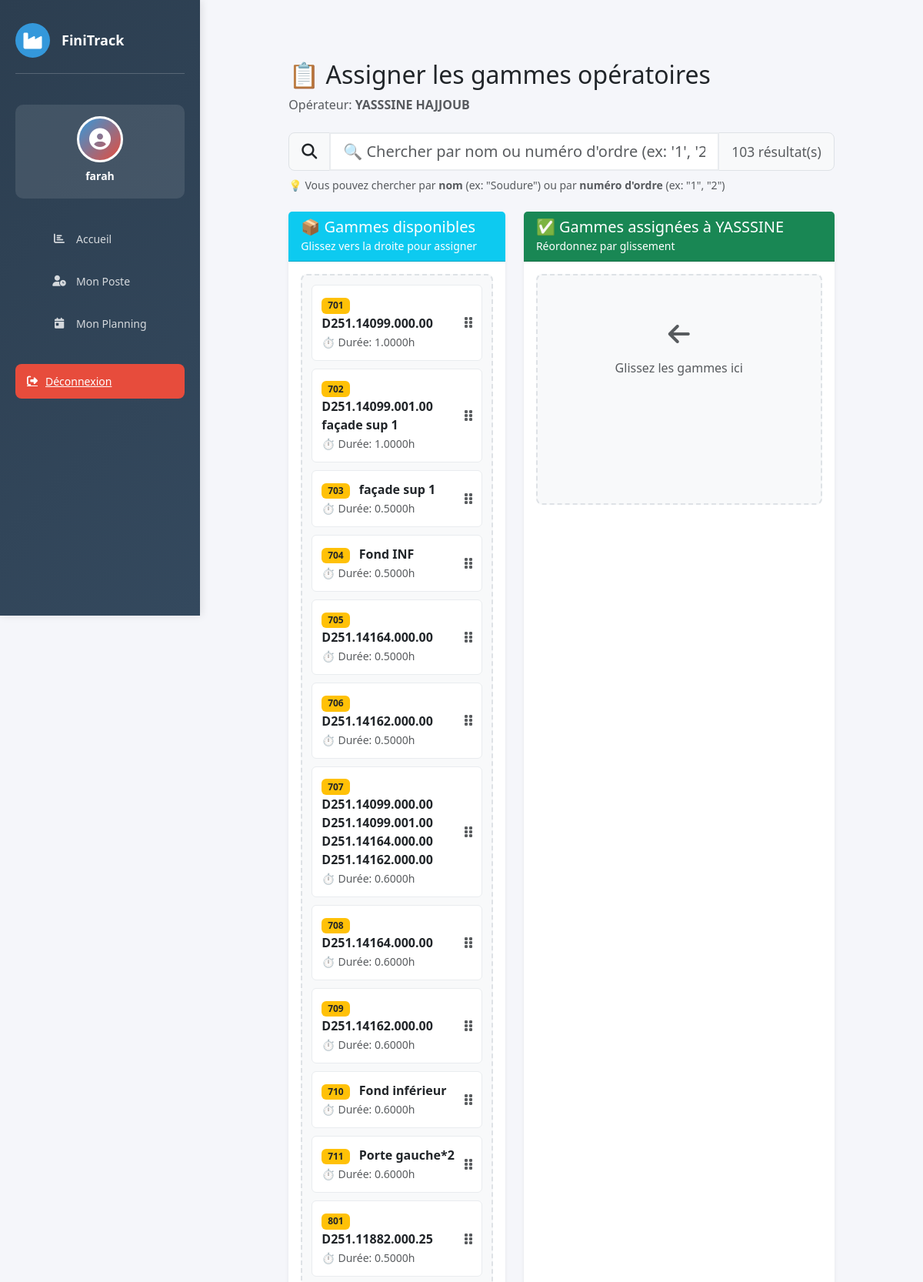
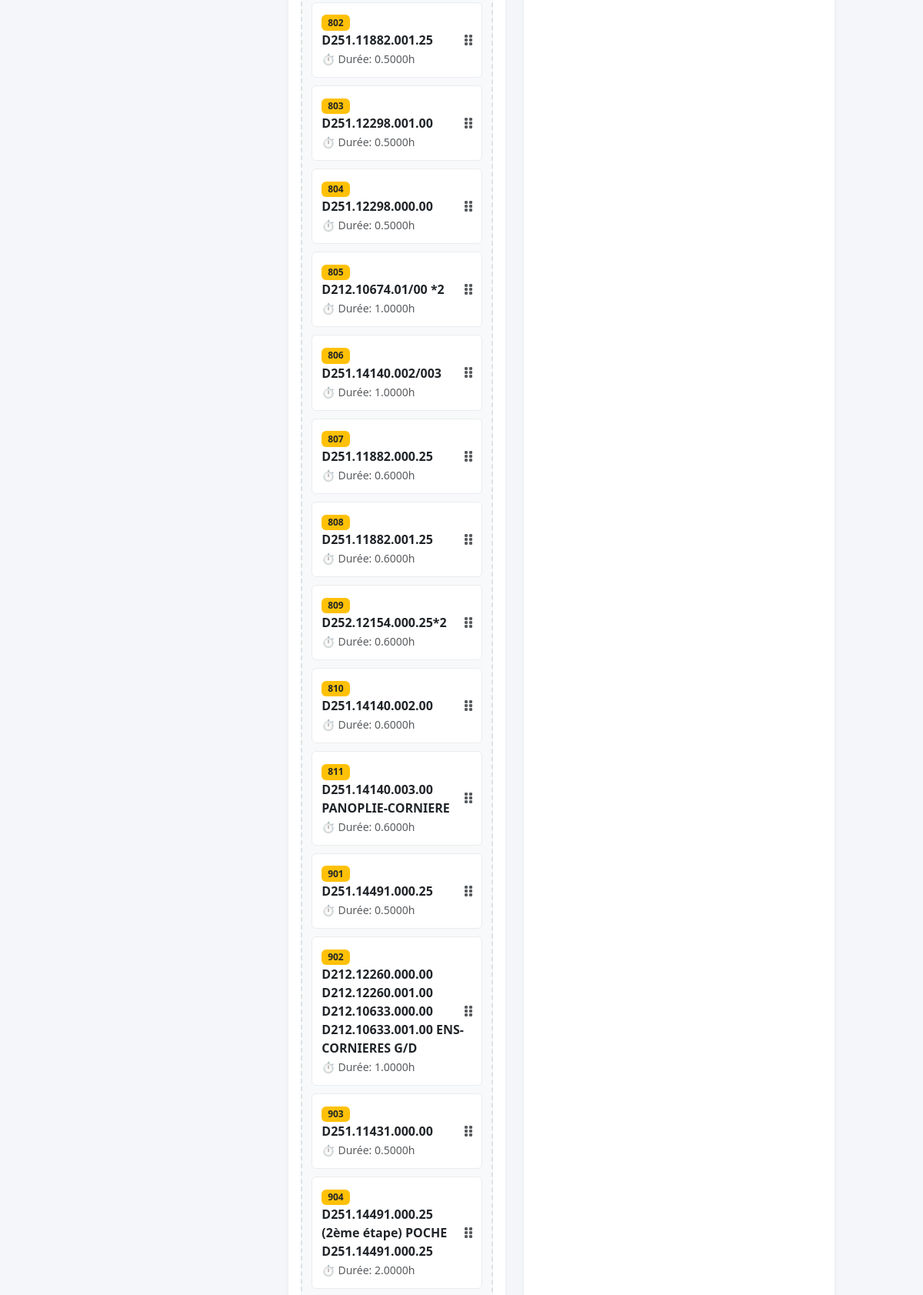
The page /planning/operateur/20/assigner-gammes/ (signed in, upper part) on the database its author committed (2 pictures, top to bottom).
### website/models.py (models this page shows, shortened)
class Operateur(models.Model):
    SHIFT_CHOICES = [
        ('matin',      'Matin      (06h → 14h)'),
        ('normal',     'Normal     (08h → 17h)'),
        ('apres_midi', 'Après-midi (14h → 22h)'),
    ]
    nom    = models.CharField(max_length=100)
    prenom = models.CharField(max_length=100)
    poste  = models.IntegerField(null=True, blank=True)
    shift  = models.CharField(
        max_length=20,
        choices=SHIFT_CHOICES,
        default='normal',
        verbose_name="Type de shift"
    )
    user   = models.OneToOneField(
        User, null=True, blank=True,
        on_delete=models.SET_NULL,
        related_name='operateur_profil',
        verbose_name="Compte utilisateur"
    )
    photo_profil = models.ImageField(
    upload_to='operateurs/photos/',
    null=True,
    blank=True,
    verbose_name="Photo de profil"
)
    def __str__(self):
        return f"{self.prenom} {self.nom}"

class GammeOperation(models.Model):
    nom           = models.CharField(max_length=200)
    temps_alloue  = models.DecimalField(max_digits=7, decimal_places=4, help_text="Durée en heures (ex: 1.005)")
    ordre         = models.PositiveSmallIntegerField(help_text="Position dans la gamme")
    operateurs    = models.ManyToManyField(
        'Operateur',
        blank=True,
        related_name='gammes',
        verbose_name="Opérateurs assignés"
    )
    class Meta:
        ordering = ['ordre']

### website/views.py (the view, shortened to what this page needs)
# urls.py: path('planning/operateur/<int:operateur_id>/assigner-gammes/',views.assigner_gammes_operateur,name='assigner_gammes'),
@login_required(login_url='home')
def assigner_gammes_operateur(request, operateur_id):
    operateur = get_object_or_404(Operateur, id=operateur_id)
    gammes_assignees = operateur.gammes.all()
    gammes_disponibles = GammeOperation.objects.exclude(operateurs=operateur).order_by('ordre')
    context = {
        'operateur': operateur,
        'gammes_assignees': gammes_assignees,
        'gammes_disponibles': gammes_disponibles,
    }
    return render(request, 'planning/assigner_gammes_dragdrop.html', context)

### website/templates/planning/assigner_gammes_dragdrop.html (shortened to what this page needs)
{% extends 'base.html' %}
{% load static %}
{% block content %}
<div class="container mt-5">
  <div class="row">
    <div class="col-lg-10 mx-auto">
      <div class="mb-4">
        <h2>📋 Assigner les gammes opératoires</h2>
        <p class="text-muted">Opérateur: <strong>{{ operateur.prenom }} {{ operateur.nom }}</strong></p>
      </div>
      <div class="mb-4">
        <div class="input-group input-group-lg">
          <span class="input-group-text bg-light">
            <i class="fas fa-search"></i>
          </span>
          <input
            type="text"
            id="searchGamemes"
            class="form-control form-control-lg"
            placeholder="🔍 Chercher par nom ou numéro d'ordre (ex: '1', '2', 'Assemblage')..."
            autocomplete="off">
          <span class="input-group-text bg-light">
            <small id="resultCount" class="text-muted">0 résultat(s)</small>
          </span>
        </div>
        <small class="text-muted d-block mt-2">
          💡 Vous pouvez chercher par <strong>nom</strong> (ex: "Soudure") ou par <strong>numéro d'ordre</strong> (ex: "1", "2")
        </small>
      </div>
      <div class="row g-4">
        <div class="col-lg-5">
          <div class="card border-0 shadow-sm h-100">
            <div class="card-header bg-info text-white">
              <h5 class="mb-0">📦 Gammes disponibles</h5>
              <small>Glissez vers la droite pour assigner</small>
            </div>
            <div class="card-body">
              <div id="gammes-disponibles" class="gammes-list">
                {% for gamme in gammes_disponibles %}
                  <div class="gamme-item gamme-dispo"
                       draggable="true"
                       data-gamme-id="{{ gamme.id }}"
                       data-gamme-nom="{{ gamme.nom|lower }}"
                       data-gamme-ordre="{{ gamme.ordre }}">
                    <div class="d-flex justify-content-between align-items-center">
                      <div>
                        <strong>
                          <span class="badge bg-warning text-dark me-2">{{ gamme.ordre }}</span>
                          {{ gamme.nom }}
                        </strong><br>
                        <small class="text-muted">⏱️ Durée: {{ gamme.temps_alloue }}h</small>
                      </div>
                      <i class="fas fa-grip-vertical text-muted"></i>
                    </div>
                  </div>
                {% empty %}
                  <p class="text-muted text-center">✅ Toutes les gammes sont assignées!</p>
                {% endfor %}
              </div>
            </div>
          </div>
        </div>
        <div class="col-lg-7">
          <div class="card border-0 shadow-sm h-100">
            <div class="card-header bg-success text-white">
              <h5 class="mb-0">✅ Gammes assignées à {{ operateur.prenom }}</h5>
              <small>Réordonnez par glissement</small>
            </div>
            <div class="card-body">
              <div id="gammes-assignees" class="gammes-list gammes-assignees">
                {% for gamme in gammes_assignees %}
                  <div class="gamme-item gamme-assignee"
                       draggable="true"
                       data-gamme-id="{{ gamme.id }}"
                       data-gamme-nom="{{ gamme.nom|lower }}"
                       data-gamme-ordre="{{ gamme.ordre }}">
                    <div class="d-flex justify-content-between align-items-center">
                      <div>
                        <strong>
                          <span class="badge bg-success me-2">{{ gamme.ordre }}</span>
                          {{ gamme.nom }}
                        </strong><br>
                        <small class="text-muted">⏱️ Durée: {{ gamme.temps_alloue }}h</small>
                      </div>
                      <i class="fas fa-grip-vertical text-muted"></i>
                    </div>
                  </div>
                {% empty %}
                  <div class="text-center text-muted py-5">
                    <i class="fas fa-arrow-left fa-2x mb-3"></i><br>
                    Glissez les gammes ici
                  </div>
                {% endfor %}
              </div>
            </div>
          </div>
        </div>
      </div>
    </div>
  </div>
</div>
{% endblock %}

### website/templates/base.html (shortened to what this page needs)
{% load static %}
<!DOCTYPE html>
<html lang="fr">
<head>
    <link href="https://cdn.jsdelivr.net/npm/bootstrap@5.3.0/dist/css/bootstrap.min.css" rel="stylesheet">
    <link rel="stylesheet" href="https://cdnjs.cloudflare.com/ajax/libs/font-awesome/6.4.0/css/all.min.css">
</head>
<body>
    {% if user.is_authenticated %}
    <aside class="sidebar">
        <div class="sidebar-header">
            <div class="logo">
                <i class="fas fa-industry"></i>
            </div>
            <h3>FiniTrack</h3>
        </div>
        <div class="user-profile">
            <div class="user-avatar">
                <i class="fas fa-user-circle"></i>
            </div>
            <h6>{{ user.first_name|default:user.username }}</h6>
        </div>
        <ul class="sidebar-menu">
        {% if user.operateur_profil %}
             <li>
                <a href="{% url 'dashboard' %}">
                    <i class="fas fa-chart-bar"></i>
                    <span>Accueil </span>
                </a>
            </li>
            <li>
                <a href="{% url 'operateur_vue_simple' %}">
                    <i class="fas fa-user-clock"></i>
                    <span>Mon Poste</span>
                </a>
            </li>
            <li>
                <a href="{% url 'dashboard_operateur' operateur_id=user.operateur_profil.id %}">
                    <i class="fas fa-calendar-day"></i>
                    <span>Mon Planning</span>
                </a>
            </li>
        {% endif %}
        </ul>
        <a href="{% url 'logout' %}" class="logout-btn">
            <i class="fas fa-sign-out-alt"></i>
            <span>Déconnexion</span>
        </a>
    </aside>
    {% endif %}
    <div class="main-content">
        {% block content %}
        {% endblock %}
    </div>
</body>
</html>

### website/templates/base.html (style rules this page uses)
:root { --primary: #2c3e50; --secondary: #3498db; --danger: #e74c3c; --success: #27ae60; --warning: #f39c12; }
* { margin: 0; padding: 0; box-sizing: border-box; }
body { font-family: 'Segoe UI', Tahoma, Geneva, Verdana, sans-serif; background-color: #f5f6fa; }
.sidebar { position: fixed; top: 0; left: 0; height: 100vh; width: 260px; background: linear-gradient(135deg, var(--primary) 0%, #34495e 100%); color: white; padding: 30px 20px; overflow-y: auto; box-shadow: 2px 0 10px rgba(0,0,0,0.1); z-index: 1000; }
.sidebar-header { display: flex; align-items: center; gap: 15px; margin-bottom: 40px; padding-bottom: 20px; border-bottom: 1px solid rgba(255,255,255,0.2); }
.sidebar-header .logo { width: 45px; height: 45px; background: var(--secondary); border-radius: 50%; display: flex; align-items: center; justify-content: center; font-size: 24px; }
.sidebar-header h3 { font-size: 18px; font-weight: 700; margin: 0; }
.user-profile { background: rgba(255,255,255,0.1); padding: 15px; border-radius: 10px; margin-bottom: 30px; text-align: center; }
.user-avatar { width: 60px; height: 60px; background: linear-gradient(135deg, var(--secondary), var(--danger)); border-radius: 50%; margin: 0 auto 10px; display: flex; align-items: center; justify-content: center; font-size: 28px; border: 3px solid white; }
.user-profile h6 { margin: 10px 0 5px; font-weight: 600; font-size: 14px; }
.sidebar-menu { list-style: none; margin-bottom: 30px; }
.sidebar-menu li { margin-bottom: 10px; }
.sidebar-menu a { display: flex; align-items: center; gap: 12px; padding: 12px 15px; color: rgba(255,255,255,0.8); text-decoration: none; border-radius: 8px; transition: all 0.3s ease; font-size: 14px; }
.sidebar-menu i { width: 20px; text-align: center; }
.logout-btn { display: flex; align-items: center; gap: 10px; width: 100%; padding: 12px 15px; background: var(--danger); color: white; border: none; border-radius: 8px; cursor: pointer; font-size: 14px; transition: all 0.3s ease; text-align: left; }
.main-content { margin-left: 260px; padding: 30px; min-height: 100vh; }

### website/templates/planning/assigner_gammes_dragdrop.html (style rules this page uses)
#searchGamemes { border: 2px solid #e9ecef; transition: all 0.3s ease; }
.gammes-list { min-height: 300px; background: #f8f9fa; border-radius: 8px; padding: 12px; border: 2px dashed #dee2e6; transition: all 0.3s ease; }
.gamme-item { background: white; border: 1px solid #dee2e6; border-radius: 6px; padding: 12px; margin-bottom: 10px; cursor: move; transition: all 0.2s ease; }
.gamme-dispo { background: #ffffff; border-color: #e9ecef; }
.badge { font-size: 12px; font-weight: 700; }

### rows shown on the page
Operateur: prenom "YASSSINE", nom "HAJJOUB"
GammeOperation: ordre "701", nom "D251.14099.000.00", temps_alloue "1.0000"
GammeOperation: ordre "702", nom "D251.14099.001.00 façade sup 1", temps_alloue "1.0000"
GammeOperation: ordre "703", nom "façade sup 1", temps_alloue "0.5000"
GammeOperation: ordre "704", nom "Fond INF", temps_alloue "0.5000"
GammeOperation: ordre "705", nom "D251.14164.000.00", temps_alloue "0.5000"
GammeOperation: ordre "706", nom "D251.14162.000.00", temps_alloue "0.5000"
GammeOperation: ordre "707", nom "D251.14099.000.00 D251.14099.001.00 D251.14164.000.00 D251.14162.000.00", temps_alloue "0.6000"
GammeOperation: ordre "708", nom "D251.14164.000.00", temps_alloue "0.6000"
GammeOperation: ordre "709", nom "D251.14162.000.00", temps_alloue "0.6000"
GammeOperation: ordre "710", nom "Fond inférieur", temps_alloue "0.6000"
GammeOperation: ordre "711", nom "Porte gauche*2", temps_alloue "0.6000"
GammeOperation: ordre "801", nom "D251.11882.000.25", temps_alloue "0.5000"
GammeOperation: ordre "802", nom "D251.11882.001.25", temps_alloue "0.5000"
GammeOperation: ordre "803", nom "D251.12298.001.00", temps_alloue "0.5000"
GammeOperation: ordre "804", nom "D251.12298.000.00", temps_alloue "0.5000"
GammeOperation: ordre "805", nom "D212.10674.01/00 *2", temps_alloue "1.0000"
GammeOperation: ordre "806", nom "D251.14140.002/003", temps_alloue "1.0000"
GammeOperation: ordre "807", nom "D251.11882.000.25", temps_alloue "0.6000"
GammeOperation: ordre "808", nom "D251.11882.001.25", temps_alloue "0.6000"
GammeOperation: ordre "809", nom "D252.12154.000.25*2", temps_alloue "0.6000"
GammeOperation: ordre "810", nom "D251.14140.002.00", temps_alloue "0.6000"
GammeOperation: ordre "811", nom "D251.14140.003.00 PANOPLIE-CORNIERE", temps_alloue "0.6000"
GammeOperation: ordre "901", nom "D251.14491.000.25", temps_alloue "0.5000"
GammeOperation: ordre "902", nom "D212.12260.000.00 D212.12260.001.00 D212.10633.000.00 D212.10633.001.00 ENS-CORNIERES G/D", temps_alloue "1.0000"
GammeOperation: ordre "903", nom "D251.11431.000.00", temps_alloue "0.5000"
GammeOperation: ordre "904", nom "D251.14491.000.25 (2ème étape) POCHE D251.14491.000.25", temps_alloue "2.0000"

### other values the page prints
{{ user.first_name|default:user.username }} "farah"
